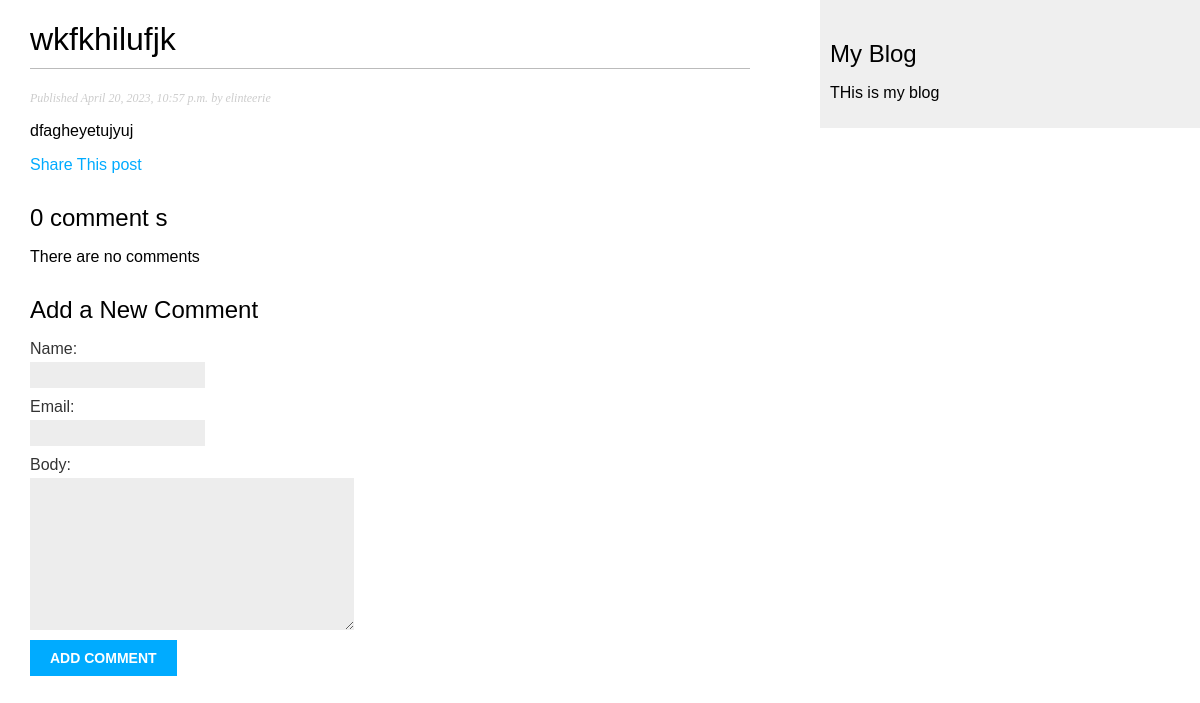
Page /blog/2023/4/20/w/ on the committed database.
### blog/models.py (models this page shows, shortened)
class Post(models.Model):
    tags = TaggableManager()
    class Status(models.TextChoices):
        DRAFT = 'DF', 'Draft'
        PUBLISHED = 'PB', 'Published'
    title = models.CharField(max_length=250)
    slug = models.SlugField(max_length=250, unique_for_date='publish')
    author = models.ForeignKey(
        User, on_delete=models.CASCADE, related_name='blog_posts')
    body = models.TextField()
    publish = models.DateTimeField(default=timezone.now)
    created = models.DateTimeField(auto_now_add=True)
    updated = models.DateTimeField(auto_now=True)
    status = models.CharField(max_length=2, choices=Status.choices,
                              default=Status.DRAFT)
    objects = models.Manager()
    published = PublishedManager()
    class Meta:
        ordering = ['-publish']
        indexes = [
            models.Index(fields=['-publish']),
        ]

### blog/views.py (the view)
def post_detail(request, year, month, day, post):
    post = get_object_or_404(Post, status=Post.Status.PUBLISHED, slug=post,
                             publish__year=year,
                             publish__month=month,
                             publish__day=day)
    comments = post.comments.filter(active=True)
    form = CommentForm()
    return render(request, 'blog/post/detail.html', {'post': post,
                                                     'comments': comments,
                                                     'form': form}
                  )

### blog/forms.py
class CommentForm(forms.ModelForm):
    class Meta:
        model = Comment
        fields = ['name', 'email', 'body']

### blog/templates/blog/post/detail.html (shortened to what this page needs)
{% extends "blog/base.html" %} {% block content %}
<h1>{{ post.title }}</h1>
<p class="date">Published {{ post.publish }} by {{ post.author}}</p>
{{ post.body|linebreaks }}
<p>
  <a href="{% url 'blog:post_share' post.id  %}">Share This post</a>
</p>
{% with comments.count as total_comments %}
<h2>{{ total_comments }} comment {{total_comments|pluralize}}</h2>
{% endwith%} {% for comment in comments %}
<div class="comment">
  <p class="info">
    comment {{forloop.counter}} by {{comment.name}} Commented on: {{comment.created}}
  </p>
  {{ comment.body|linebreaks }}
</div>
{% empty %}
<p>There are no comments</p>
{% endfor %}
<h2>Add a New Comment</h2>
<form action="{% url "blog:post_comment" post.id %}" method="post">
    {{form.as_p}}
    <p><input type="submit" value="Add Comment"></p>
</form>
{% endblock %}

### blog/static/blog/css/blog.css (style rules this page uses)
body { margin:0; padding:0; font-family:helvetica, sans-serif; }
a { color:#00abff; text-decoration:none; }
h1 { font-weight:normal; border-bottom:1px solid #bbb; padding:0 0 10px 0; }
h2 { font-weight:normal; margin:30px 0 0; }
p.date { color:#ccc; font-family: georgia, serif; font-size: 12px; font-style: italic; }
label { float:left; clear:both; color:#333; margin-bottom:4px; }
input, textarea { clear:both; float:left; margin:0 0 10px; background:#ededed; border:0; padding:6px 10px; font-size:12px; }
input[type=submit] { font-weight:bold; background:#00abff; color:#fff; padding:10px 20px; font-size:14px; text-transform:uppercase; }

### rows in the picture
Post: title "wkfkhilufjk", publish "April 20, 2023, 10:57 p.m.", author "elinteerie", body "dfagheyetujyuj"

### other values in the picture
{{ total_comments }} "0"
